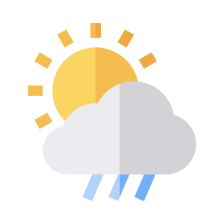
#> input picture Web Dev/Mini Project/drizzle.png, 224 x 224 px, given in place of image.jpg, which was not available
$ jupyter execute Ipcv_expt01.ipynb   (text cells are left out)
#> lines starting #> are read from the running program, lines starting #| are printed output that depends on the picture; pictures that were not available may be replaced by others from this repository, and a replacement may not be noted
[cell 1]
print("Dhwaj Jain S012 A1")
print("IPCV Lab 1")

[cell 2]
import cv2
import pandas as pd
import numpy as np
import matplotlib.pyplot as plt

from google.colab.patches import cv2_imshow

[cell 3]
image1 = plt.imread('image.jpg')
#> image1 is the input picture: shape (224, 224, 4) float32; mean R, G, B, A 0.294, 0.278, 0.242, 0.319
image = cv2.cvtColor(image1, cv2.COLOR_BGR2GRAY)
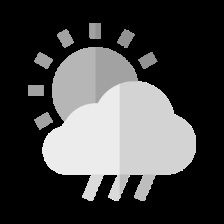
#> image: shape (224, 224) float32; min 0, max 1, mean 0.269
plt.imshow(image, cmap ='gray')

plt.axis('off')
plt.show()

[cell 4]
image.shape
#> Out = (224, 224)

[cell 5]
height, width = image.shape
#> height = 224; width = 224

neg_img = 255 - image

plt.imshow(neg_img ,cmap='gray')
plt.show()

[cell 6]
image.shape
#> Out = (224, 224)

[cell 7]
threshold_img = image.copy()

[cell 8]
image.shape[0]
#> Out = 224

[cell 9]
a = int(input("Enter the threshold value: "))
#> the answer given: 100
for i in range(threshold_img.shape[0]):
  for j in range(threshold_img.shape[1]):
    if image[i][j] < a:
      threshold_img[i][j]=0
    else:
      threshold_img[i][j]=255
#> threshold_img: shape (224, 224) float32; every value is 0

[cell 10]
plt.imshow(threshold_img, cmap='gray')
plt.show()

[cell 11]
graylevel_slicing_img = image.copy()

[cell 12]
#grayleveslicing 1 with background
a = 20
b = 70
for i in range(image.shape[0]):
  for j in range(image.shape[1]):
    for k in range(3):
      if image[i,j] <= b and image[i,j] >= a:
        graylevel_slicing_img[i,j]=255
      else:
        graylevel_slicing_img[i,j]= image[i,j]

[cell 13]
plt.imshow(graylevel_slicing_img ,cmap='gray')
plt.show()

[cell 14]
#grayleveslicing 2 with background
a = 20
b = 70
for i in range(image.shape[0]):
  for j in range(image.shape[1]):
    for k in range(3):
      if image[i,j] <= b and image[i,j] >= a:
        graylevel_slicing_img[i,j]=image[i,j]
      else:
        graylevel_slicing_img[i,j]= 255
#> graylevel_slicing_img: shape (224, 224) float32; every value is 255
plt.imshow(graylevel_slicing_img ,cmap='gray')
plt.show()

[cell 15]
#grayleveslicing 3 without background
a = 20
b = 70
for i in range(image.shape[0]):
  for j in range(image.shape[1]):
    for k in range(3):
      if image[i,j] <= b and image[i,j] >= a:
        graylevel_slicing_img[i,j]=255
      else:
        graylevel_slicing_img[i,j]= 0
plt.imshow(graylevel_slicing_img ,cmap='gray')
plt.show()

[cell 16]
#grayleveslicing 4 without background
a = 20
b = 70
for i in range(image.shape[0]):
  for j in range(image.shape[1]):
    for k in range(3): # Iterate through R, G, B channels
      if image[i,j] <= b and image[i,j] >= a:
        graylevel_slicing_img[i,j]=0
      else:
        graylevel_slicing_img[i,j]= 255
plt.imshow(graylevel_slicing_img ,cmap='gray')
plt.show()

[cell 17]
contrast_stretching_img = image.copy()

[cell 18]
l=0.3
m =3
n=1
a=100
b=140
v =l*a
w = n*(b-a) + v
for i in range(image.shape[0]):
  for j in range(image.shape[1]):
    if image[i,j] <= a:
      contrast_stretching_img[i,j]=l*image[i,j]
    elif image[i,j] >= b:
      contrast_stretching_img[i,j]=m*(image[i,j]-a) + v
    else:
      contrast_stretching_img[i,j]=n*(image[i,j]-b) + w
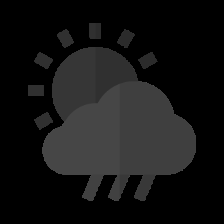
#> contrast_stretching_img: shape (224, 224) float32; min 0, max 0.3, mean 0.0807

$ run again, on Web Dev/Mini Project/mist.png
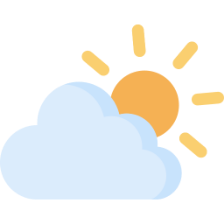
#> input picture Web Dev/Mini Project/mist.png, 224 x 224 px, given in place of image.jpg, which was not available
#> image1 is the input picture: shape (224, 224, 4) float32; mean R, G, B, A 0.363, 0.362, 0.344, 0.395
#> `image = cv2.cvtColor(image1, cv2.COLOR_BGR2GRAY)`:
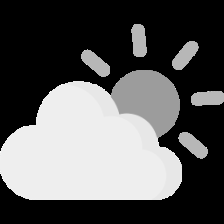
#> image: shape (224, 224) float32; min 0, max 1, mean 0.357
#> after the loop `for i in range(image.shape[0]):`:
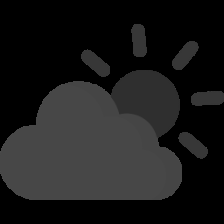
#> contrast_stretching_img: shape (224, 224) float32; min 0, max 0.3, mean 0.107
